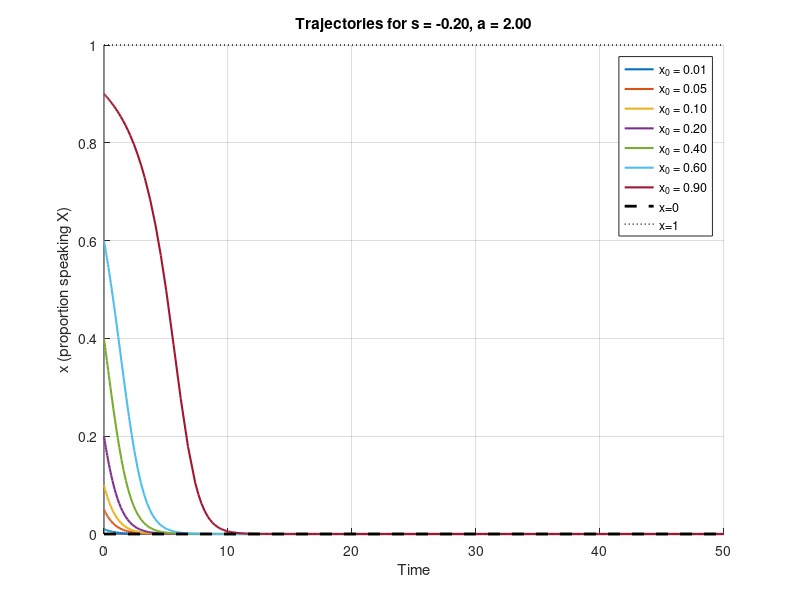

Reproduce this figure in MATLAB.
clear; close all; clc

% Parameters (example)
s = -0.2;
a = 2;
x0_vals = [0.01, 0.05, 0.1, 0.2, 0.4, 0.6, 0.9];
tspan = [0 50];

f = @(t,x) s*(1-x).*x.^a - (1-s)*x.*(1-x).^a;

figure; hold on;
colors = lines(length(x0_vals));
for i=1:length(x0_vals)
    x0 = x0_vals(i);
    [t,x] = ode45(f, tspan, x0);
    plot(t, x, 'Color', colors(i,:), 'LineWidth', 1.5);
end

% plot fixed points as markers
plot(tspan, zeros(size(tspan)), '--k', 'LineWidth', 2); % x=0 line for reference
plot(tspan, ones(size(tspan)), ':k', 'LineWidth', 1);   % x=1 reference

xlabel('Time'); ylabel('x (proportion speaking X)');
title(sprintf('Trajectories for s = %.2f, a = %.2f', s, a));
ylim([0 1]); grid on;
legendStrings = arrayfun(@(x0) sprintf('x_0 = %.2f', x0), x0_vals, 'UniformOutput', false);
legend([legendStrings, {'x=0','x=1'}], 'Location','northeast');
hold off;
